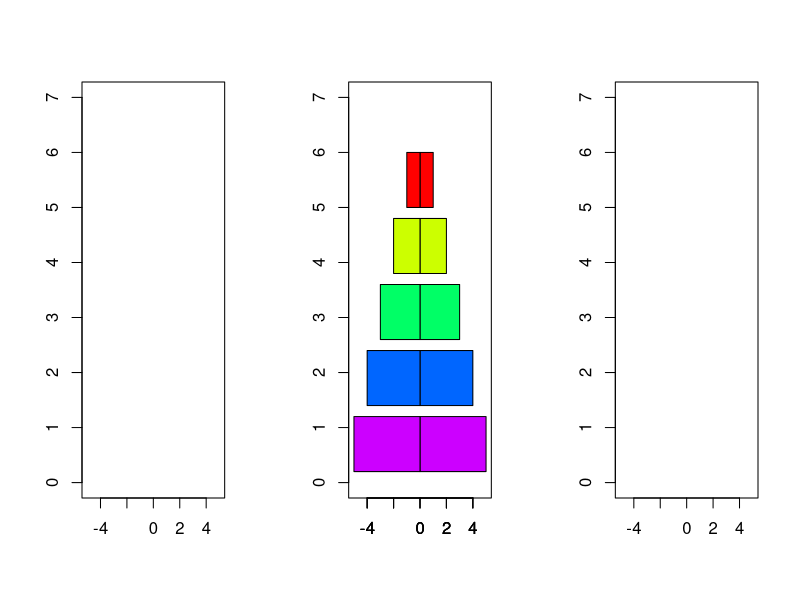

Write the R code that produced this figure.
hanoi <- function(n) {
  tower <- list(1:n, NULL, NULL)
  color <- rainbow(n)
  bgcolor <- par('bg')
  if (bgcolor == 'transparent') bgcolor <- 'black'
  draw.hanoi <- function() {
    for (i in 1:3) {
      screen(i)
      plot(c(-n, n), c(0, n + 2), type = 'n', xlab = '', ylab = '')
      rect(-n, 0, n, n + 2, border = bgcolor, col = bgcolor)
      if (length(tower[[i]]) > 0) {
        barplot(rev(tower[[i]]), add = TRUE, horiz = TRUE, col = color[rev(tower[[i]])])
        barplot(-rev(tower[[i]]), add = TRUE, horiz = TRUE, col = color[rev(tower[[i]])])
      }
    }
  }
  move.hanoi <- function(k, from, to, via) {
    if (k > 1) {
      move.hanoi(k - 1, from, via, to)
      move.hanoi(1, from, to, via)
      move.hanoi(k - 1, via, to, from)
    } else {
      cat('Move ', tower[[from]][1], ' from ', LETTERS[from], ' to ', LETTERS[to], '\n')
      tower[[to]] <<- c(tower[[from]][1], tower[[to]])
      tower[[from]] <<- tower[[from]][-1]
      draw.hanoi()
      Sys.sleep(.5)
    }
  }
  close.screen(all = TRUE)
  split.screen(c(1,3))
  draw.hanoi()
  move.hanoi(n, 1, 2, 3)
}
hanoi(5)
